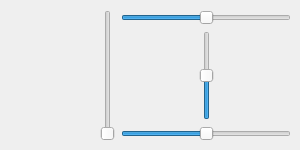
      <widget class="QWidget" name="tab_10">
       <attribute name="title">
        <string>Fly-by-wire</string>
       </attribute>
       <widget class="QWidget" name="layoutWidget_8">
        <property name="geometry">
         <rect>
          <x>100</x>
          <y>10</y>
          <width>191</width>
          <height>131</height>
         </rect>
        </property>
        <layout class="QHBoxLayout" name="horizontalLayout_7">
         <item>
          <widget class="QSlider" name="joystickFBWGases">
           <property name="minimum">
            <number>0</number>
           </property>
           <property name="maximum">
            <number>100</number>
           </property>
           <property name="orientation">
            <enum>Qt::Vertical</enum>
           </property>
          </widget>
         </item>
         <item>
          <layout class="QVBoxLayout" name="verticalLayout_15">
           <item>
            <widget class="QSlider" name="joystickFBWAleron">
             <property name="minimum">
              <number>-100</number>
             </property>
             <property name="maximum">
              <number>100</number>
             </property>
             <property name="orientation">
              <enum>Qt::Horizontal</enum>
             </property>
            </widget>
           </item>
           <item>
            <layout class="QHBoxLayout" name="horizontalLayout_8">
             <item>
              <spacer name="horizontalSpacer_5">
               <property name="orientation">
                <enum>Qt::Horizontal</enum>
               </property>
               <property name="sizeHint" stdset="0">
                <size>
                 <width>28</width>
                 <height>20</height>
                </size>
               </property>
              </spacer>
             </item>
             <item>
              <widget class="QSlider" name="joystickFBWProfundidad">
               <property name="minimum">
                <number>-100</number>
               </property>
               <property name="maximum">
                <number>100</number>
               </property>
               <property name="orientation">
                <enum>Qt::Vertical</enum>
               </property>
              </widget>
             </item>
             <item>
              <spacer name="horizontalSpacer_6">
               <property name="orientation">
                <enum>Qt::Horizontal</enum>
               </property>
               <property name="sizeHint" stdset="0">
                <size>
                 <width>28</width>
                 <height>20</height>
                </size>
               </property>
              </spacer>
             </item>
            </layout>
           </item>
           <item>
            <widget class="QSlider" name="joystickFBWRudder">
             <property name="minimum">
              <number>-100</number>
             </property>
             <property name="maximum">
              <number>100</number>
             </property>
             <property name="orientation">
              <enum>Qt::Horizontal</enum>
             </property>
            </widget>
           </item>
          </layout>
         </item>
        </layout>
       </widget>
      </widget>
